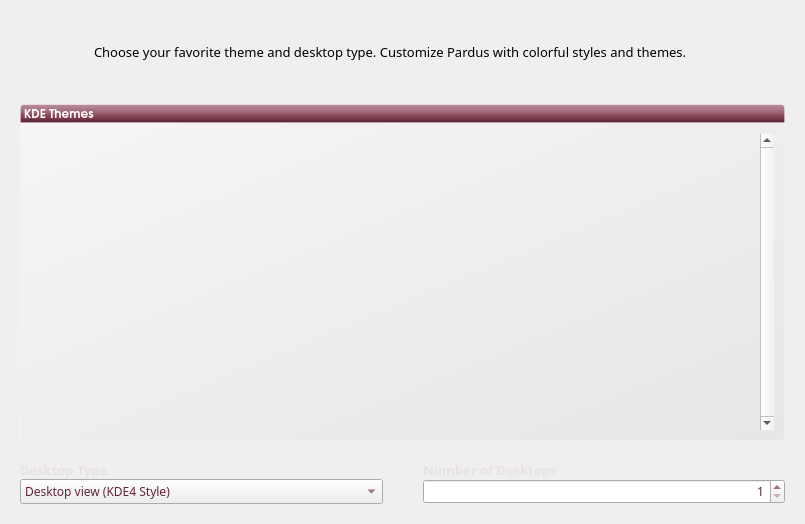
<?xml version="1.0" encoding="UTF-8"?>
<ui version="4.0">
 <class>styleWidget</class>
 <widget class="QWidget" name="styleWidget">
  <property name="geometry">
   <rect>
    <x>0</x>
    <y>0</y>
    <width>805</width>
    <height>524</height>
   </rect>
  </property>
  <property name="font">
   <font>
    <family>URW Gothic L</family>
    <pointsize>11</pointsize>
   </font>
  </property>
  <property name="windowTitle">
   <string>Themes</string>
  </property>
  <property name="styleSheet">
   <string notr="true"/>
  </property>
  <layout class="QGridLayout" name="gridLayout">
   <property name="margin">
    <number>20</number>
   </property>
   <property name="spacing">
    <number>0</number>
   </property>
   <item row="0" column="0">
    <widget class="QLabel" name="label_2">
     <property name="minimumSize">
      <size>
       <width>64</width>
       <height>64</height>
      </size>
     </property>
     <property name="maximumSize">
      <size>
       <width>64</width>
       <height>64</height>
      </size>
     </property>
     <property name="text">
      <string/>
     </property>
     <property name="pixmap">
      <pixmap resource="raw.qrc">:/raw/pics/preferences-desktop-color.png</pixmap>
     </property>
    </widget>
   </item>
   <item row="0" column="1">
    <widget class="QLabel" name="description">
     <property name="minimumSize">
      <size>
       <width>300</width>
       <height>0</height>
      </size>
     </property>
     <property name="font">
      <font>
       <family>Sans Serif</family>
       <pointsize>10</pointsize>
       <weight>50</weight>
       <bold>false</bold>
      </font>
     </property>
     <property name="styleSheet">
      <string notr="true"/>
     </property>
     <property name="text">
      <string>Choose your favorite theme and desktop type. Customize Pardus with colorful styles and themes.</string>
     </property>
     <property name="wordWrap">
      <bool>true</bool>
     </property>
     <property name="indent">
      <number>10</number>
     </property>
    </widget>
   </item>
   <item row="1" column="0">
    <spacer name="verticalSpacer_3">
     <property name="orientation">
      <enum>Qt::Vertical</enum>
     </property>
     <property name="sizeType">
      <enum>QSizePolicy::Fixed</enum>
     </property>
     <property name="sizeHint" stdset="0">
      <size>
       <width>20</width>
       <height>20</height>
      </size>
     </property>
    </spacer>
   </item>
   <item row="2" column="0" colspan="2">
    <layout class="QVBoxLayout" name="verticalLayout">
     <property name="spacing">
      <number>0</number>
     </property>
     <item>
      <widget class="QLabel" name="label">
       <property name="font">
        <font>
         <family>URW Gothic L</family>
         <pointsize>9</pointsize>
         <weight>75</weight>
         <bold>true</bold>
         <underline>false</underline>
        </font>
       </property>
       <property name="styleSheet">
        <string notr="true">background-color: qlineargradient(spread:pad, x1:0.5, y1:1, x2:0.5, y2:0, stop:0 rgba(183, 100, 124, 255), stop:0.0212465 rgba(91, 33, 50, 255), stop:0.521739 rgba(152, 86, 105, 255), stop:0.527174 rgba(155, 98, 115, 255), stop:0.983696 rgba(184, 141, 153, 255), stop:1 rgba(220, 173, 186, 255));
/*background-color: qlineargradient(spread:pad, x1:1, y1:1, x2:0, y2:0, stop:0 rgba(219, 219, 219, 100), stop:1 rgba(255, 255, 255, 100));*/
border: 1px solid rgba(255,255,255,50);
color:white;
border-top-left-radius: 4px;
border-top-right-radius: 4px;</string>
       </property>
       <property name="text">
        <string>KDE Themes</string>
       </property>
       <property name="margin">
        <number>5</number>
       </property>
      </widget>
     </item>
     <item>
      <widget class="QListWidget" name="listStyles">
       <property name="enabled">
        <bool>true</bool>
       </property>
       <property name="minimumSize">
        <size>
         <width>0</width>
         <height>0</height>
        </size>
       </property>
       <property name="font">
        <font>
         <family>URW Gothic L</family>
         <pointsize>8</pointsize>
         <weight>50</weight>
         <bold>false</bold>
        </font>
       </property>
       <property name="styleSheet">
        <string notr="true">#listStyles{
padding:10px;
background-color: qlineargradient(spread:pad, x1:1, y1:1, x2:0, y2:0, stop:0 rgba(219, 219, 219, 100), stop:1 rgba(255, 255, 255, 100));
border: 1px solid rgba(255,255,255,50);
border-bottom-left-radius: 4px;
border-bottom-right-radius: 4px;
}
</string>
       </property>
       <property name="frameShape">
        <enum>QFrame::NoFrame</enum>
       </property>
       <property name="verticalScrollBarPolicy">
        <enum>Qt::ScrollBarAlwaysOn</enum>
       </property>
       <property name="alternatingRowColors">
        <bool>false</bool>
       </property>
       <property name="verticalScrollMode">
        <enum>QAbstractItemView::ScrollPerPixel</enum>
       </property>
       <property name="horizontalScrollMode">
        <enum>QAbstractItemView::ScrollPerPixel</enum>
       </property>
       <property name="movement">
        <enum>QListView::Static</enum>
       </property>
       <property name="isWrapping" stdset="0">
        <bool>true</bool>
       </property>
       <property name="resizeMode">
        <enum>QListView::Adjust</enum>
       </property>
       <property name="layoutMode">
        <enum>QListView::SinglePass</enum>
       </property>
       <property name="spacing">
        <number>0</number>
       </property>
       <property name="gridSize">
        <size>
         <width>140</width>
         <height>170</height>
        </size>
       </property>
       <property name="viewMode">
        <enum>QListView::IconMode</enum>
       </property>
       <property name="uniformItemSizes">
        <bool>true</bool>
       </property>
       <property name="batchSize">
        <number>1</number>
       </property>
       <property name="wordWrap">
        <bool>true</bool>
       </property>
       <property name="selectionRectVisible">
        <bool>true</bool>
       </property>
      </widget>
     </item>
     <item>
      <spacer name="verticalSpacer_4">
       <property name="orientation">
        <enum>Qt::Vertical</enum>
       </property>
       <property name="sizeType">
        <enum>QSizePolicy::Fixed</enum>
       </property>
       <property name="sizeHint" stdset="0">
        <size>
         <width>20</width>
         <height>20</height>
        </size>
       </property>
      </spacer>
     </item>
     <item>
      <layout class="QHBoxLayout" name="horizontalLayout_3">
       <item>
        <layout class="QVBoxLayout" name="verticalLayout_3">
         <item>
          <widget class="QLabel" name="labelDesktopType">
           <property name="font">
            <font>
             <family>Sans Serif</family>
             <pointsize>10</pointsize>
             <weight>75</weight>
             <bold>true</bold>
            </font>
           </property>
           <property name="styleSheet">
            <string notr="true">color: rgb(234, 225, 228);</string>
           </property>
           <property name="text">
            <string>Desktop Type</string>
           </property>
          </widget>
         </item>
         <item>
          <widget class="QComboBox" name="comboBoxDesktopType">
           <property name="font">
            <font>
             <family>Sans Serif</family>
             <pointsize>9</pointsize>
            </font>
           </property>
           <property name="styleSheet">
            <string notr="true">color: rgb(100, 36, 55);</string>
           </property>
           <item>
            <property name="text">
             <string>Desktop view (KDE4 Style)</string>
            </property>
           </item>
           <item>
            <property name="text">
             <string>Folder view (KDE3 Style)</string>
            </property>
           </item>
          </widget>
         </item>
        </layout>
       </item>
       <item>
        <spacer name="horizontalSpacer_4">
         <property name="orientation">
          <enum>Qt::Horizontal</enum>
         </property>
         <property name="sizeType">
          <enum>QSizePolicy::Fixed</enum>
         </property>
         <property name="sizeHint" stdset="0">
          <size>
           <width>40</width>
           <height>20</height>
          </size>
         </property>
        </spacer>
       </item>
       <item>
        <layout class="QVBoxLayout" name="verticalLayout_2">
         <item>
          <widget class="QLabel" name="labelDesktopNumbers">
           <property name="font">
            <font>
             <family>Sans Serif</family>
             <pointsize>10</pointsize>
             <weight>75</weight>
             <bold>true</bold>
            </font>
           </property>
           <property name="styleSheet">
            <string notr="true">color: rgb(234, 225, 228);</string>
           </property>
           <property name="text">
            <string>Number of Desktops</string>
           </property>
          </widget>
         </item>
         <item>
          <widget class="QSpinBox" name="spinBoxDesktopNumbers">
           <property name="font">
            <font>
             <family>Sans Serif</family>
             <pointsize>9</pointsize>
            </font>
           </property>
           <property name="layoutDirection">
            <enum>Qt::LeftToRight</enum>
           </property>
           <property name="styleSheet">
            <string>color: rgb(100, 36, 55);</string>
           </property>
           <property name="alignment">
            <set>Qt::AlignRight|Qt::AlignTrailing|Qt::AlignVCenter</set>
           </property>
           <property name="minimum">
            <number>1</number>
           </property>
          </widget>
         </item>
        </layout>
       </item>
      </layout>
     </item>
     <item>
      <layout class="QHBoxLayout" name="horizontalLayout_2"/>
     </item>
    </layout>
   </item>
  </layout>
 </widget>
 <resources>
  <include location="raw.qrc"/>
 </resources>
 <connections/>
</ui>
